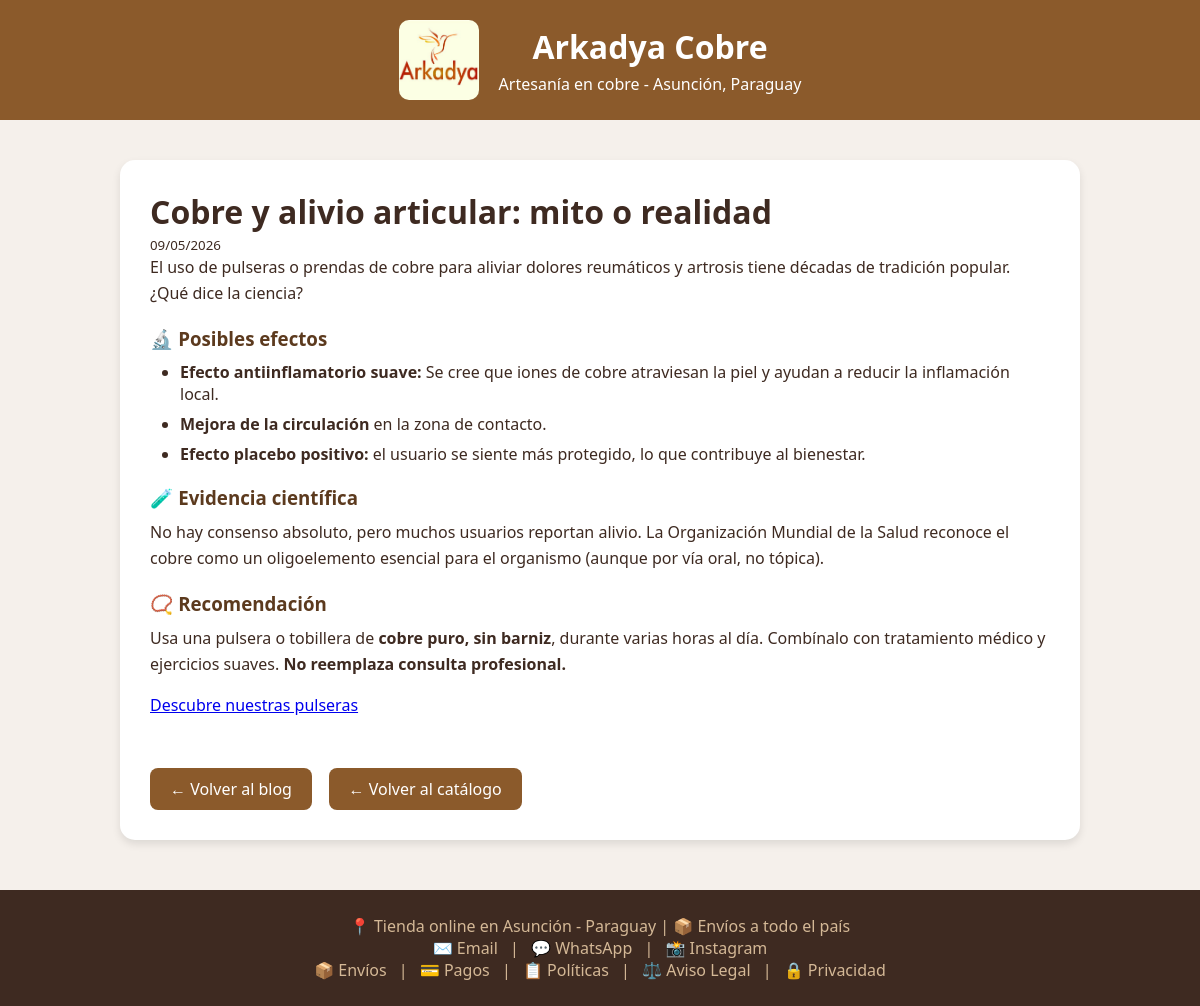
/blog/cobre-y-salud/, run on the app's committed database.
### tienda/models.py (models this page shows, shortened)
class Articulo(models.Model):
    titulo = models.CharField(max_length=200)
    slug = models.SlugField(unique=True, blank=True)
    contenido = models.TextField()
    fecha_publicacion = models.DateTimeField(auto_now_add=True)
    imagen = models.ImageField(upload_to='blog/', blank=True, null=True, verbose_name="Imagen destacada")
    imagenes_extra = models.TextField(default='[]', blank=True, help_text='Lista de rutas en formato JSON (ej: ["/media/blog/img1.jpg", "/media/blog/img2.jpg"])')
    publicado = models.BooleanField(default=True, help_text="Mostrar en el blog")
    orden = models.IntegerField(default=0, help_text="Número para ordenar (menor primero)")

### tienda/views.py (the view)
# urls.py: path('blog/<slug:slug>/', detalle_articulo, name='detalle_articulo'),
def detalle_articulo(request, slug):
    articulo = get_object_or_404(Articulo, slug=slug, publicado=True)
    return render(request, 'detalle_articulo.html', {'articulo': articulo})

### tienda/templates/detalle_articulo.html (shortened to what this page needs)
{% extends "blog_base.html" %}
{% block content %}
<div class="container">
    <div class="card">
        <h1>{{ articulo.titulo }}</h1>
        <small>{{ articulo.fecha_publicacion|date:"d/m/Y" }}</small>
        <div class="contenido">{{ articulo.contenido|safe }}</div>
        <div style="margin-top: 30px;">
            <a href="/blog/" class="btn-volver">← Volver al blog</a>
            <a href="/" class="btn-volver">← Volver al catálogo</a>
        </div>
    </div>
</div>
{% endblock %}

### tienda/templates/blog_base.html (style rules this page uses)
* { margin: 0; padding: 0; box-sizing: border-box; }
body { font-family: 'Segoe UI', Arial, sans-serif; background: #f5f0eb; color: #3e2a21; }
.container { max-width: 900px; margin: 40px auto; padding: 0 20px; }
.card { background: white; border-radius: 15px; padding: 30px; margin-bottom: 30px; box-shadow: 0 4px 8px rgba(0,0,0,0.1); }
.card h3 { color: #5c3a1e; margin: 20px 0 10px; }
.card p { line-height: 1.6; margin-bottom: 15px; }
.card ul { margin-left: 30px; margin-bottom: 15px; }
.card li { margin-bottom: 8px; }
.btn-volver { display: inline-block; background: #8b5a2b; color: white; padding: 10px 20px; border-radius: 8px; text-decoration: none; margin-top: 20px; }
.container { max-width: 1000px; margin: 40px auto; padding: 0 20px; }

### data on the page
Articulo: titulo "Cobre y alivio articular: mito o realidad", fecha_publicacion "09/05/2026", contenido "El uso de pulseras o prendas de cobre para aliviar dolores reumáticos y artrosis tiene décadas de tradición popular. ¿Qué dice la ciencia? 🔬 Posibles efectos Efecto antiinflamatorio suave: Se cree que iones de cobre atraviesan la piel y ayudan a reducir la inflamación local. Mejora de la circulación en la zona de contacto. Efecto placebo positivo: el usuario se siente más protegido, lo que contribuye al bienestar. 🧪 Evidencia científica No hay consenso absoluto, pero muchos usuarios reportan alivio. La Organización Mundial de la Salud reconoce el cobre como un oligoelemento esencial para el organismo (aunque por vía oral, no tópica). 📿 Recomendación Usa una pulsera o tobillera de cobre…"
